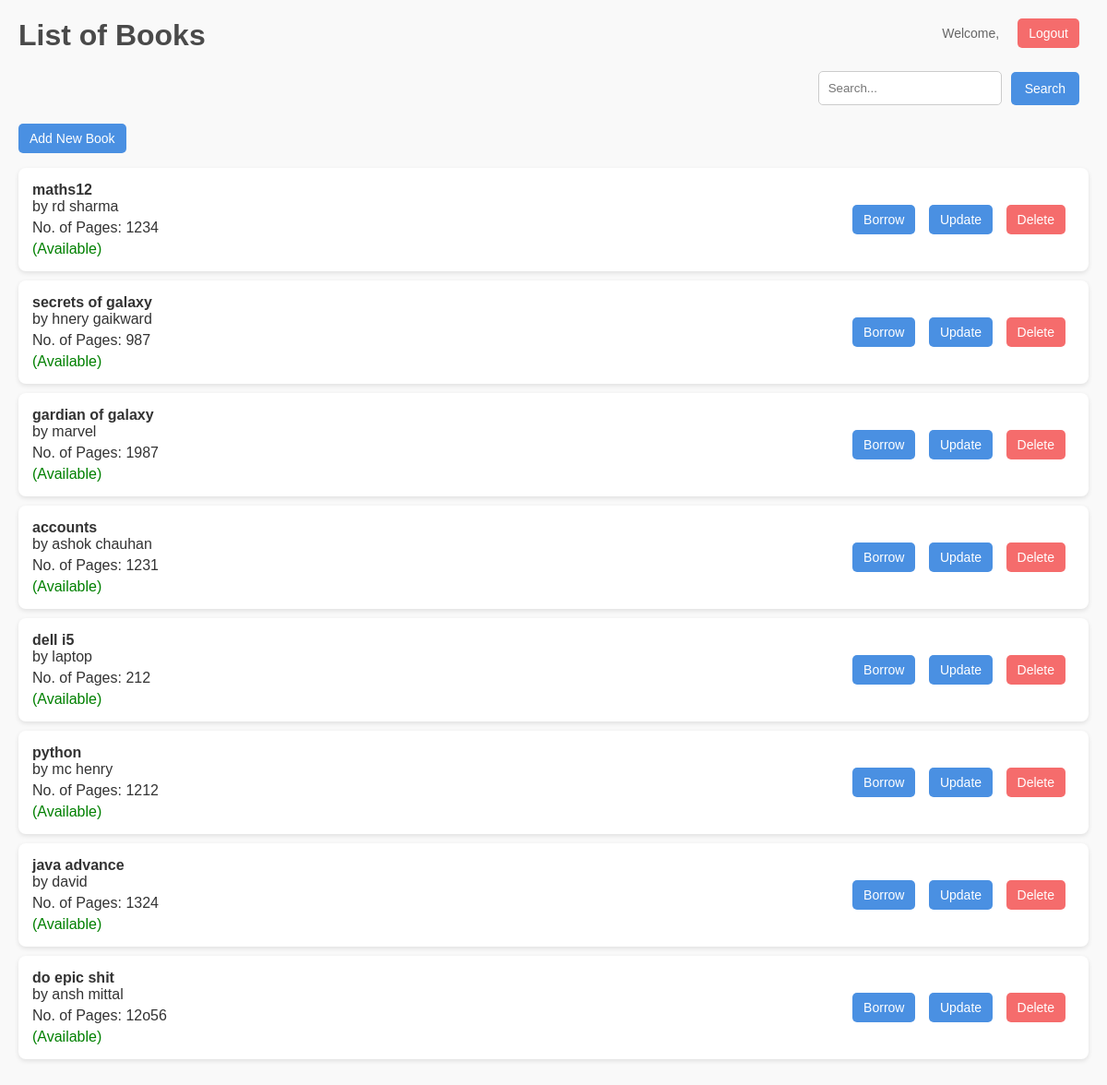
/books, run on the app's committed database.
### model.py (models this page shows)
class Book(db.Model):
    id = db.Column(db.Integer, primary_key=True)
    title = db.Column(db.String(100), nullable=False)
    author = db.Column(db.String(50), nullable=False)
    isbn = db.Column(db.String(13), unique=True, nullable=False)
    available = db.Column(db.Boolean, default=True)

### app.py (the view)
@app.route('/books', methods=['GET'])
def get_books():
    books = Book.query.all()
    return render_template('list_book.html', books=books)

### templates/list_book.html (shortened to what this page needs)
</html>
<!DOCTYPE html>
<html lang="en">
<head>
</head>
<body>
    <div class="user-info">
        <span>Welcome, {{ current_user.username }}</span>
        <div class="logout-container">
            <a href="{{ url_for('auth.logout') }}"><button class="logout">Logout</button></a>
        </div>
    </div>
    <h1>List of Books</h1>
    <div class="search-container">
        <input type="text" id="search" placeholder="Search...">
        <button class="search" onclick="searchBooks()">Search</button>
    </div>
    <a href="{{ url_for('add_book') }}"><button class="primary">Add New Book</button></a>
    <ul>
        {% for book in books %}
        <li>
            <div class="book-details">
                <strong>{{ book.title }}</strong> by {{ book.author }}
                <span>No. of Pages: {{ book.isbn  }}</span>
                {% if book.available %}
                    <span style="color: green;">(Available)</span>
                {% else %}
                    <span style="color: red;">(Not Available)</span>
                {% endif %}
            </div>
            <div>
                {% if book.available %}
                    <a href="{{ url_for('borrow_book', book_id=book.id) }}"><button class="primary">Borrow</button></a>
                {% else %}
                    <form action="{{ url_for('return_book', book_id=book.id) }}" method="POST" style="display: inline-block;">
                        <button class="success">Return</button>
                    </form>
                {% endif %}
                <a href="{{ url_for('update_book', book_id=book.id) }}"><button class="primary">Update</button></a>
                <a href="{{ url_for('delete_book', book_id=book.id) }}" onclick="return confirm('Are you sure you want to delete this book?')"><button class="secondary">Delete</button></a>
            </div>
        </li>
        {% endfor %}
    </ul>
</body>
</html>

### templates/list_book.html (style rules this page uses)
body { font-family: Arial, sans-serif; margin: 0; padding: 20px; background-color: #f9f9f9; color: #333; position: relative; }
h1 { color: #4A4A4A; margin-bottom: 20px; }
ul { list-style: none; padding: 0; }
li { padding: 15px; margin-bottom: 10px; background-color: white; border-radius: 8px; box-shadow: 0 2px 5px rgba(0, 0, 0, 0.1); display: flex; justify-content: space-between; align-items: center; }
.book-details { display: flex; flex-direction: column; }
.book-details span { margin-top: 5px; }
button { padding: 8px 12px; border-radius: 5px; border: none; cursor: pointer; margin-right: 10px; font-size: 14px; transition: background-color 0.3s; }
button.primary { background-color: #4a90e2; color: white; }
button.secondary { background-color: #f56c6c; color: white; }
.search-container { display: flex; align-items: center; justify-content: flex-end; margin-bottom: 20px; }
input[type=text] { padding: 10px; margin-right: 10px; border-radius: 5px; border: 1px solid #ccc; }
button.search { padding: 10px 15px; border-radius: 5px; border: none; cursor: pointer; background-color: #4a90e2; color: white; transition: background-color 0.3s; }
.user-info { position: absolute; top: 20px; right: 20px; display: flex; align-items: center; }
.user-info span { margin-right: 10px; font-size: 14px; color: #666; }
.logout-container { margin-left: 10px; }
button.logout { padding: 8px 12px; border-radius: 5px; border: none; cursor: pointer; font-size: 14px; transition: background-color 0.3s; background-color: #f56c6c; color: white; }

### data on the page
Book: title "maths12", author "rd sharma", isbn "1234", available "(Available)"
Book: title "secrets of galaxy", author "hnery gaikward", isbn "987", available "(Available)"
Book: title "gardian of galaxy", author "marvel", isbn "1987", available "(Available)"
Book: title "accounts", author "ashok chauhan", isbn "1231", available "(Available)"
Book: title "dell i5", author "laptop", isbn "212", available "(Available)"
Book: title "python", author "mc henry", isbn "1212", available "(Available)"
Book: title "java advance", author "david", isbn "1324", available "(Available)"
Book: title "do epic shit", author "ansh mittal", isbn "12o56", available "(Available)"
